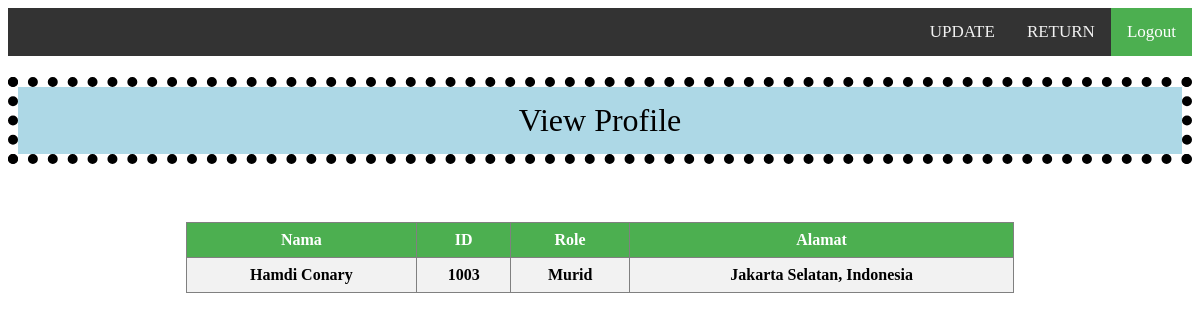
Screenshot of /view.php?user_id=1003 with the database file from the repository.
### tables this page shows
CREATE TABLE `user` (
  `user_id` varchar(10) NOT NULL,
  `password` varchar(255) NOT NULL,
  `first_name` varchar(255) NOT NULL,
  `last_name` varchar(255) NOT NULL,
  `role_id` int(11) NOT NULL,
  `address` varchar(255) NOT NULL
);

### view.php (the view, shortened to what this page needs)
<!DOCTYPE html>
<html>
<head>
	<link rel="stylesheet" type="text/css" href="styleview.css">
</head>
<body>
	<?php
		include 'koneksi.php';
		$id = $_GET['user_id'];
		$data = mysqli_query($koneksi,"select * from user where user_id = '$id'");
		$d = mysqli_fetch_array($data);
	?>
	<div class="topnav">
	<a class="active" href="logout.php" onclick="return confirm('Are you sure to logout?');">Logout</a>
	<a href="halaman_admin.php">RETURN</a>
	<a href="edit.php?user_id=<?php echo $d['user_id']; ?>">UPDATE</a>
	</div>
	<h1>View Profile</h1>
	<table border="1">
		<tr>
			<th>Nama</th>
			<th>ID</th>
			<th>Role</th>
			<th>Alamat</th>
		</tr>
		<tr>
	<td> <b><?php echo $d['first_name']." ".$d['last_name']; ?></b> </td>
	<td> <b><?php echo $d['user_id']; ?></b> </td>
	<td> <b><?php if($d['role_id'] == "1"){
						echo "Admin";
					}elseif($d['role_id'] == "2"){
						echo "Guru";
					}else{
						echo "Murid";
					} ?></b> </td>
	<td> <b><?php echo $d['address']; ?></b> </td>
		</tr>
	<br/>
	<br/>
</body>
</html>

### styleview.css (style rules this page uses)
.topnav { background-color: #333; overflow: hidden; position: sticky; top: 0; }
.topnav a { float: right; color: #f2f2f2; text-align: center; padding: 14px 16px; text-decoration: none; font-size: 17px; }
.topnav a.active { background-color: #4CAF50; color: white; }
h1 { text-align: center; font-weight: 300; border: 10px dotted black; padding: 15px; background: lightblue; background-clip: padding-box; }
table { border-collapse: collapse; width:70%; margin-left:15%; margin-right:15%; }
th, td { text-align: center; padding: 8px; }
tr:nth-child(even) { background-color: #f2f2f2 }
th { background-color: #4CAF50; color: white; }

### rows the page displays
user: first_name "Hamdi", last_name "Conary", user_id "1003", address "Jakarta Selatan, Indonesia"
